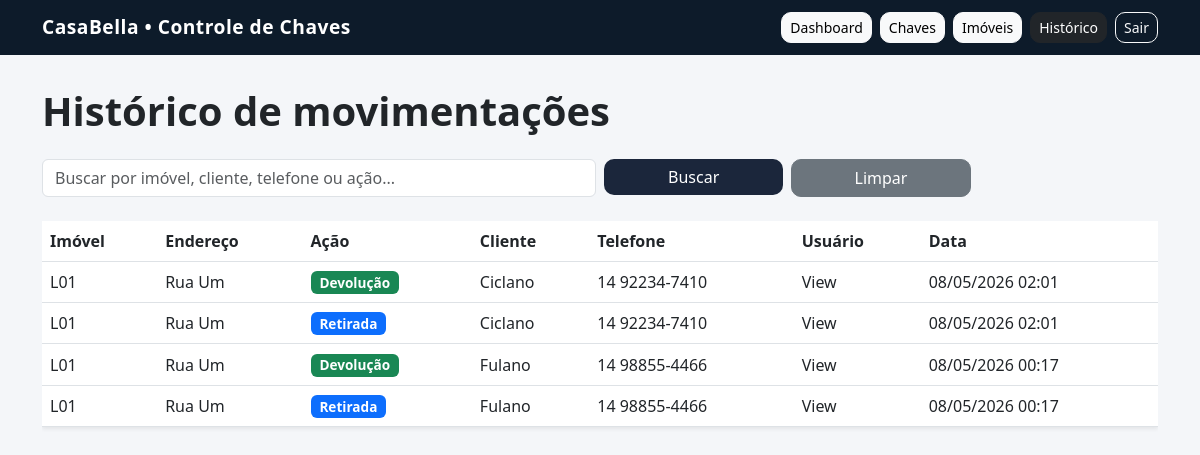
Screenshot of /historico/ (signed in) with the database file from the repository.
### imoveis/models.py (models this page shows, shortened)
class Movimentacao(models.Model):
    chave = models.ForeignKey(Chave, on_delete=models.CASCADE)
    usuario = models.ForeignKey(
        User,
        on_delete=models.SET_NULL,
        null=True,
        blank=True
    )
    nome_cliente = models.CharField(max_length=100, blank=True)
    telefone_cliente = models.CharField(max_length=20, blank=True)
    acao = models.CharField(max_length=20)
    data = models.DateTimeField(auto_now_add=True)

class Chave(models.Model):
    imovel = models.OneToOneField(Imovel, on_delete=models.CASCADE)
    STATUS_CHOICES = [
        ('disponivel', 'Disponível'),
        ('retirada', 'Retirada'),
        ('indisponivel', 'Indisponível'),
    ]
    status = models.CharField(
        max_length=20,
        choices=STATUS_CHOICES,
        default='disponivel'
    )
    created_at = models.DateTimeField(auto_now_add=True)

class Imovel(models.Model):
    codigo = models.CharField(max_length=50)
    endereco = models.CharField(max_length=200)
    bairro = models.CharField(max_length=100)
    tipo = models.ForeignKey(TipoImovel, on_delete=models.SET_NULL, null=True, blank=True)
    status = models.CharField(
        max_length=50,
        choices=[
            ('disponivel', 'Disponível'),
            ('analise', 'Em análise'),
            ('alugado', 'Alugado'),
            ('inativo', 'Inativo'),
        ],
        default='disponivel'
    )
    foto = models.ImageField(upload_to='imoveis/', blank=True, null=True)
    created_at = models.DateTimeField(auto_now_add=True)

### imoveis/views.py (the view, shortened to what this page needs)
# urls.py: path('historico/', views.historico_list, name='historico_list'),
@login_required
def historico_list(request):
    query = request.GET.get('q', '')
    movimentacoes = Movimentacao.objects.select_related(
        'chave__imovel',
        'chave__imovel__tipo',
        'usuario'
    ).all()
    movimentacoes = movimentacoes.order_by('-data')
    paginator = Paginator(movimentacoes, 10)
    page = request.GET.get('page')
    movimentacoes = paginator.get_page(page)
    return render(request, 'imoveis/historico_list.html', {
        'movimentacoes': movimentacoes,
        'query': query
    })

### imoveis/templates/imoveis/historico_list.html (shortened to what this page needs)
{% extends "imoveis/base.html" %}
{% block content %}
<h1 class="mb-4 fw-bold">Histórico de movimentações</h1>
<form method="GET" class="row g-2 mb-4">
    <div class="col-md-6">
        <input type="text"
               name="q"
               value="{{ query }}"
               class="form-control"
               placeholder="Buscar por imóvel, cliente, telefone ou ação...">
    </div>
    <div class="col-md-2">
        <button class="btn btn-primary w-100">
            Buscar
        </button>
    </div>
    <div class="col-md-2">
        <a href="{% url 'historico_list' %}" class="btn btn-secondary w-100">
            Limpar
        </a>
    </div>
</form>
<div class="d-none d-md-block">
    <div class="table-responsive">
        <table class="table table-hover align-middle bg-white shadow-sm">
            <thead>
                <tr>
                    <th>Imóvel</th>
                    <th>Endereço</th>
                    <th>Ação</th>
                    <th>Cliente</th>
                    <th>Telefone</th>
                    <th>Usuário</th>
                    <th>Data</th>
                </tr>
            </thead>
            <tbody>
                {% for mov in movimentacoes %}
                    <tr>
                        <td>{{ mov.chave.imovel.codigo }}</td>
                        <td>{{ mov.chave.imovel.endereco }}</td>
                        <td>
                            {% if mov.acao == 'retirada' %}
                                <span class="badge bg-primary">Retirada</span>
                            {% elif mov.acao == 'devolucao' %}
                                <span class="badge bg-success">Devolução</span>
                            {% else %}
                                <span class="badge bg-secondary">{{ mov.acao }}</span>
                            {% endif %}
                        </td>
                        <td>{{ mov.nome_cliente|default:"-" }}</td>
                        <td>{{ mov.telefone_cliente|default:"-" }}</td>
                        <td>{{ mov.usuario.username|default:"-" }}</td>
                        <td>{{ mov.data|date:"d/m/Y H:i" }}</td>
                    </tr>
                {% empty %}
                    <tr>
                        <td colspan="7" class="text-center text-muted">
                            Nenhuma movimentação encontrada.
                        </td>
                    </tr>
                {% endfor %}
            </tbody>
        </table>
    </div>
</div>
{% endblock %}

### imoveis/templates/imoveis/base.html (style rules this page uses)
body { background-color: #f4f6f9; }
.btn { border-radius: 10px; transition: 0.2s; }
.btn-primary { background-color: #1b263b; border: none; }
.badge { font-size: 0.85rem; }
html, body { max-width: 100%; overflow-x: hidden; }

### rows the page displays
Movimentacao: chave.imovel.codigo "L01", chave.imovel.endereco "Rua Um", acao "Devolução", nome_cliente "Ciclano", telefone_cliente "14 92234-7410", usuario.username "View", data "08/05/2026 02:01"
Movimentacao: chave.imovel.codigo "L01", chave.imovel.endereco "Rua Um", acao "Retirada", nome_cliente "Ciclano", telefone_cliente "14 92234-7410", usuario.username "View", data "08/05/2026 02:01"
Movimentacao: chave.imovel.codigo "L01", chave.imovel.endereco "Rua Um", acao "Devolução", nome_cliente "Fulano", telefone_cliente "14 98855-4466", usuario.username "View", data "08/05/2026 00:17"
Movimentacao: chave.imovel.codigo "L01", chave.imovel.endereco "Rua Um", acao "Retirada", nome_cliente "Fulano", telefone_cliente "14 98855-4466", usuario.username "View", data "08/05/2026 00:17"
